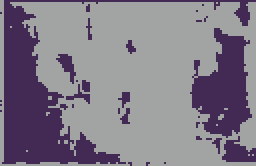
#> input picture 图像处理/tupian/kmeans.png, 128 x 83 px, found by its file name (shown 2 times larger)
$ python kmeans.py
#> lines starting #> are read from the running program, lines starting #| are printed output that depends on the picture; after the words box and inside, x2 and y2 are one past the last pixel; in counts of white or black regions, pixels touching at a corner belong together
import cv2
import numpy as np
import matplotlib.pyplot as plt
#K-Means聚类分割灰度图像
#读取原始图像灰度颜色
img = cv2.imread('F:\\pythoncode\\lianxi\\tupian\\kmeans.png',0)
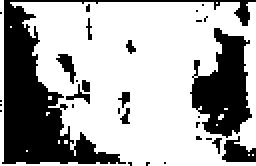
#> img: shape (83, 128) (shown 2 times larger); values 56 (black) and 163 (white), 66.8% white; 30 black regions (21 under 20 px), largest, box (x1, y1, x2, y2) and area: (1, 0, 128, 82) 2125, (95, 14, 126, 69) 999, (111, 68, 128, 81) 137

#获取图像高度、宽度
rows, cols = img.shape[:]
#> rows = 83; cols = 128

#图像二维像素转换为一维
data = img.reshape((rows * cols, 1))
#> data = 10624 values, max 163 at index 0, min 56 at index 2, mean 127.4
data = np.float32(data)

#定义中心 (type,max_iter,epsilon)
criteria = (cv2.TERM_CRITERIA_EPS +
            cv2.TERM_CRITERIA_MAX_ITER, 10, 1.0)

#设置标签
flags = cv2.KMEANS_RANDOM_CENTERS

#K-Means聚类 聚集成4类
compactness, labels4, centers4 = cv2.kmeans(data, 4, None, criteria, 10, flags)
#> compactness = 0; labels4 = 10624 values, max 3 at index 2, min 0 at index 0, mean 0.997; centers4 = [163, 163, 163, 56]
compactness, labels2, centers2 = cv2.kmeans(data, 2, None, criteria, 10, flags)
#> labels2 = 10624 values, max 1 at index 0, min 0 at index 2, mean 0.668; centers2 = [56, 163]
compactness, labels6, centers6 = cv2.kmeans(data, 6, None, criteria, 10, flags)
#> labels6 = 10624 values, max 5 at index 10620, min 0 at index 0, mean 1.33; centers6 = [163, 163, 163, 163, 56, 163]
compactness, labels8, centers8 = cv2.kmeans(data, 8, None, criteria, 10, flags)
#> labels8 = 10624 values, max 7 at index 10618, min 0 at index 0, mean 1.33; centers8 = [163, 163, 163, 163, 56, 163, 163, 163]
compactness, labels10, centers10 = cv2.kmeans(data, 10, None, criteria, 10, flags)
#> labels10 = 10624 values, max 9 at index 10616, min 0 at index 2, mean 0.671; centers10 = [56, 163, 163, 163, 163, 163, 163, 163, 163, 163]
#生成最终图像
dst4 = labels4.reshape((img.shape[0], img.shape[1]))
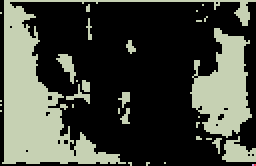
#> dst4: shape (83, 128) int32 (shown 2 times larger); 4 distinct labels, from 0 to 3; one colour per label, 0 black
dst2 = labels2.reshape((img.shape[0], img.shape[1]))
dst6 = labels6.reshape((img.shape[0], img.shape[1]))
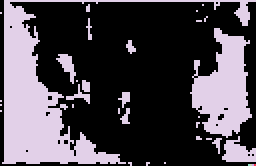
#> dst6: shape (83, 128) int32 (shown 2 times larger); 6 distinct labels, from 0 to 5; one colour per label, 0 black
dst8 = labels8.reshape((img.shape[0], img.shape[1]))
#> dst8: shape (83, 128) int32; 8 distinct labels, from 0 to 7
dst10 = labels10.reshape((img.shape[0], img.shape[1]))
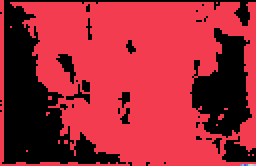
#> dst10: shape (83, 128) int32 (shown 2 times larger); 10 distinct labels, from 0 to 9; one colour per label, 0 black

# [6 lines of commented-out code are left out]
plt.rcParams['font.sans-serif']=['SimHei']

#显示图像
titles = [u'原始图像', u'聚类4',u'聚类2',u'聚类6',u'聚类8',u'聚类10']
images = [img, dst2,dst4,dst6,dst8,dst10]
for i in range(6):
   plt.subplot(2,3,i+1), plt.imshow(images[i], 'gray'),
   plt.title(titles[i])
   plt.xticks([]),plt.yticks([])
plt.show()
